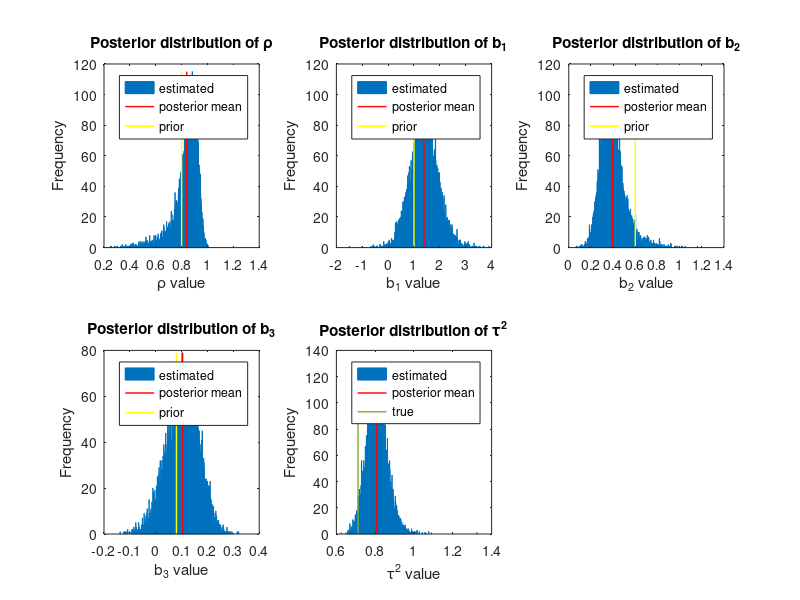

MATLAB code to generate this figure:
%%%%%%%%%%%%%%%%%%%%%%%%%%%%%%%%%%%%%%%%%%%%%%%%%%%%%%%%%%%%%%%%%
%                       Final Assigment-Group 7                 %
%%%%%%%%%%%%%%%%%%%%%%%%%%%%%%%%%%%%%%%%%%%%%%%%%%%%%%%%%%%%%%%%%

% Estimate univariate linear regression model with Gibbs sampling

clear;
clc;
load CPI.txt

% 1. Generate data
%%%%%%%%%%%%%%%%%%%%

% Model
% y_{t} = c + b1*y_{t-1} + b2*y_{t-2} + e_{t} 
% e_{t} = rho*e_{t-1} + v_{t} 
% v_{t} ~ N(0,TAU2)

%True values 

BETA      = [0 1 1];
t= 250; % sample length
k= 3;   % # RHS variables
y = CPI(4:end,1);
y1 = CPI(3:end-1,1);
y2 = CPI(2:end-2,1);
y3 = CPI(1:end-3,1);
c = ones(size(y,1),1);
x = [c y1 y2];  %explanatory variable: i.i.d. draws from N(0,1)

tau2      = 1;
rho       = 0.5;

% 2. Bayesian Estimation
%%%%%%%%%%%%%%%%%%%%%%%%%

%Prior for rho

h0 = 0.8;     % mean of prior distribution for rho
M0 =1;       % variance of prior distribution for rho

%Prior for beta

b0 = [1 0.6 0.08];     % mean of prior distribution for beta
P0 = [1 0 0; 0 1 0; 0 0 1];       % variance of prior distribution for beta

%Prior for tau2

t0 = 0;   % prior shape parameter for tau
R0 = 0;   % prior scale parameter for tau: zero implies a "flat" prior 
          % i.e. no prior information<

% 3. Set parameters for Gibbs sampler
%%%%%%%%%%%%%%%%%%%%%%%%%%%%%%%%%%%%%%

nburn   = 90000;   % burn-in period: draws are discarded
nkeep   = 10000;   % numbers of draws on which inference will be based
n       = nkeep+nburn;  % total number of Gibbs sampling iterations

%store 
Beta    = zeros(nkeep,k);
Tau2    = zeros(nkeep,1);
Rho = zeros(nkeep,1);

for iter=1:n
    % We clear the error in the AR(2) model and we introduce it into the
    % correlated errors function, we obtain these new RHS variables
    y_new = y - rho*y1;
    c_new= c-rho;
    y1_new=y1-rho*y2;
    y2_new=y2-rho*y3;
    X_new=[c_new y1_new y2_new];
    
    % generate a draw for beta conditional on sig2, the posterior
    P1  = inv(inv(P0) + (inv(tau2))*(X_new'*X_new));
    b1  = P1*(inv(P0)*b0' + (inv(tau2))*(X_new'*y_new));
   % reject unstable draws
%     chk = -1;
%     while chk<1

%How to take draws in normal distribution with k=3
    beta = b1 + chol(P1)*randn(k,1);
%         if beta<1 
%            chk=1; 
%         end
%     end
    e_new2 = y - x*beta;
    e_new = e_new2(2:end,1);
    E_new = e_new2 (1:end-1,1);

% generate a draw for rho conditional on beta and sig2
    M1  = inv(inv(M0) + (inv(tau2))*(E_new'*E_new)) ;
    h1  = M1*(inv(M0)*h0 + (inv(tau2))*(E_new'*e_new));   

%How to take draws in normal distribution    
    rho = h1 + chol(M1)*randn(1,1);
    
% generate a draw for sig2 conditional on beta
    t1      = t0+t;
    R1      = R0+(y_new-X_new*beta)'*(y_new-X_new*beta);
    shpe    = t1;
    scle    = inv(R1);  
    tau2inv = gamrnd(shpe,scle);
    tau2    = 1/tau2inv;

    if iter>nburn
        Beta(iter-nburn,:)  = beta;
        Rho(iter-nburn,:)  = rho;
        Tau2(iter-nburn,:)  = tau2;
    end
end

figure(1)
dim1 = 2;
dim2 = 3;
nbins = 500;

% 4. Histograms for b, \rho and \tau^2
%%%%%%%%%%%%%%%%%%%%%%%%%%%%%%%%%%%%%%%%

%Plot for \rho

subplot(dim1,dim2,1)
hist(Rho,nbins)
title('Posterior distribution of \rho')
v=axis;
line(mean(Rho)*ones(1,2),[0 max(hist(Rho,nbins))],'Linewidth',1,'Color','r')
line(h0*ones(1,2),[0 max(hist(Rho,nbins))],'Linewidth',1,'Color','y')
legend('estimated','posterior mean','prior')
xlabel('\rho value')
ylabel('Frequency')
h = findobj(gca,'Type','patch');
set(h,'FaceColor','#0072BD','EdgeColor','#0072BD')

%%%%%%%%%%%%%%%%%%%%%%%%%%%%%%%%%%%%%%%%%%%%%%%%%%%%%%%%%%%%%%%%%%%%%%%%

%Plot for b_1

subplot(dim1,dim2,2)
hist(Beta(:,1),nbins)
title('Posterior distribution of b_1')
v=axis;
line(mean(Beta(:,1))*ones(1,2),[0 max(hist(Beta(:,1),nbins))],'Linewidth',1,'Color','r')
line(b0(:,1)*ones(1,2),[0 max(hist(Beta(:,1),nbins))],'Linewidth',1,'Color','y')
legend('estimated','posterior mean','prior')
xlabel('b_1 value')
ylabel('Frequency')
h = findobj(gca,'Type','patch');
set(h,'FaceColor','#0072BD','EdgeColor','#0072BD')

%%%%%%%%%%%%%%%%%%%%%%%%%%%%%%%%%%%%%%%%%%%%%%%%%%%%%%%%%%%%%%%%%%%%%%%%

%Plot for b_2

subplot(dim1,dim2,3)
hist(Beta(:,2),nbins)
title('Posterior distribution of b_2')
v=axis;
line(mean(Beta(:,2))*ones(1,2),[0 max(hist(Beta(:,2),nbins))],'Linewidth',1,'Color','r')
line(b0(:,2)*ones(1,2),[0 max(hist(Beta(:,2),nbins))],'Linewidth',1,'Color','y')
legend('estimated','posterior mean','prior')
xlabel('b_2 value')
ylabel('Frequency')
h = findobj(gca,'Type','patch');
set(h,'FaceColor','#0072BD','EdgeColor','#0072BD')

%%%%%%%%%%%%%%%%%%%%%%%%%%%%%%%%%%%%%%%%%%%%%%%%%%%%%%%%%%%%%%%%%%%%%%%%

%Plot for b_3

subplot(dim1,dim2,4)
hist(Beta(:,3),nbins)
title('Posterior distribution of b_3')
v=axis;
line(mean(Beta(:,3))*ones(1,2),[0 max(hist(Beta(:,3),nbins))],'Linewidth',1,'Color','r')
line(b0(:,3)*ones(1,2),[0 max(hist(Beta(:,3),nbins))],'Linewidth',1,'Color','y')
legend('estimated','posterior mean','prior')
xlabel('b_3 value')
ylabel('Frequency')
h = findobj(gca,'Type','patch');
set(h,'FaceColor','#0072BD','EdgeColor','#0072BD')
%%%%%%%%%%%%%%%%%%%%%%%%%%%%%%%%%%%%%%%%%%%%%%%%%%%%%%%%%%%%%%%%%%%%%%%

%Plot for \tau_2

subplot(dim1,dim2,5)
hist(Tau2,nbins)
title('Posterior distribution of \tau^2')
line(mean(Tau2)*ones(1,2),[0 max(hist(Tau2,nbins))],'Linewidth',1,'Color','r')
line(tau2*ones(1,2),[0 max(hist(Tau2,nbins))],'Linewidth',1,'Color','#77AC30')
legend('estimated','posterior mean','true')
xlabel('\tau^2 value')
ylabel('Frequency')
h = findobj(gca,'Type','patch');
set(h,'FaceColor','#0072BD','EdgeColor','#0072BD')

%%%%%%%%%%%%%%%%%%%%%%%%%%%%%%%%%%%%%%%%%%%%%%%%%%%%%%%%%%%%%%%%%%%%%%%
